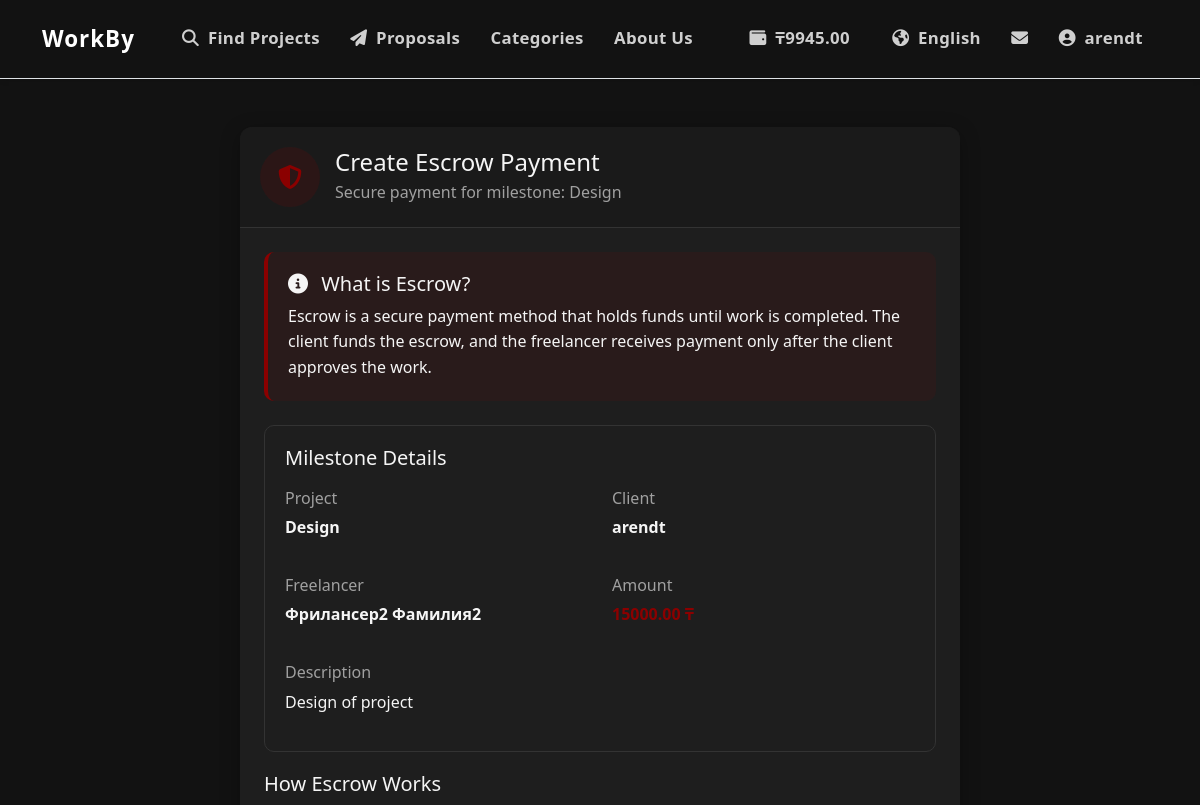
Before: /en/payments/create-escrow/1/ (signed in, upper part) with the older database file.
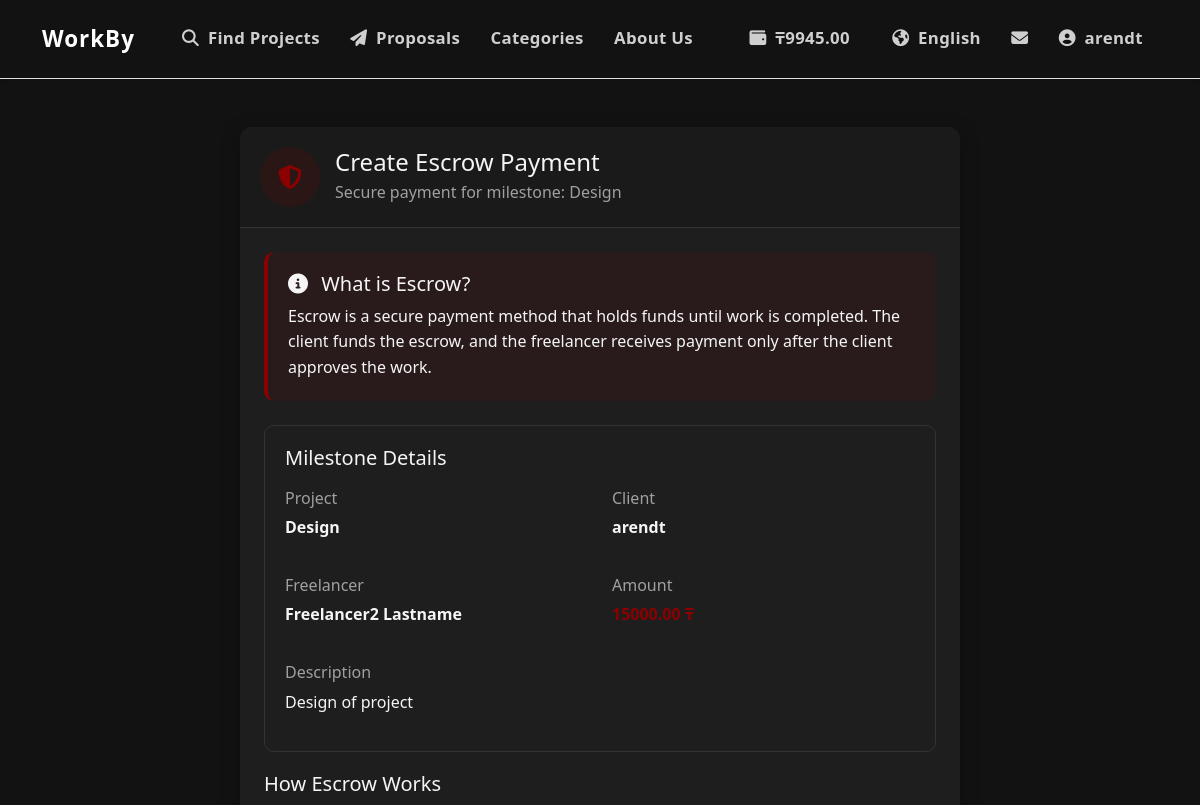
After: the same page with the newer database file.
### jobs/models.py (models this page shows, shortened)
class Milestone(models.Model):
    STATUS_CHOICES = (
        ('pending', _('Pending')),
        ('in_progress', _('In Progress')),
        ('submitted', _('Submitted')),
        ('approved', _('Approved')),
        ('rejected', _('Rejected')),
        ('cancelled', _('Cancelled')),
    )
    contract = models.ForeignKey(
        Contract,
        on_delete=models.CASCADE,
        related_name='milestones'
    )
    title = models.CharField(_('Title'), max_length=200)
    description = models.TextField(_('Description'))
    amount = models.DecimalField(_('Amount'), max_digits=10, decimal_places=2)
    due_date = models.DateTimeField(_('Due Date'))
    status = models.CharField(
        _('Status'),
        max_length=20,
        choices=STATUS_CHOICES,
        default='pending'
    )
    payment_status = models.CharField(
        _('Payment Status'),
        max_length=20,
        choices=(
            ('not_paid', _('Not Paid')),
            ('paid', _('Paid')),
            ('escrow', _('In Escrow')),
        ),
        default='not_paid'
    )
    created_at = models.DateTimeField(_('Created At'), auto_now_add=True)
    updated_at = models.DateTimeField(_('Updated At'), auto_now=True)
    class Meta:
        ordering = ['due_date']
        verbose_name = _('Milestone')
        verbose_name_plural = _('Milestones')

class Contract(models.Model):
    STATUS_CHOICES = (
        ('active', _('Active')),
        ('paused', _('Paused')),
        ('completed', _('Completed')),
        ('cancelled', _('Cancelled')),
        ('disputed', _('Disputed')),
    )
    contract_id = models.CharField(_('Contract ID'), max_length=20, unique=True, editable=False)
    title = models.CharField(_('Title'), max_length=200)
    description = models.TextField(_('Description'))
    client = models.ForeignKey(
        settings.AUTH_USER_MODEL,
        on_delete=models.CASCADE,
        related_name='client_contracts'
    )
    freelancer = models.ForeignKey(
        settings.AUTH_USER_MODEL,
        on_delete=models.CASCADE,
        related_name='freelancer_contracts'
    )
    project = models.ForeignKey(Project, on_delete=models.CASCADE, related_name='contracts')
    proposal = models.OneToOneField(Proposal, on_delete=models.SET_NULL, null=True, related_name='contract')
    amount = models.DecimalField(_('Amount'), max_digits=10, decimal_places=2)
    deadline = models.DateTimeField(_('Deadline'))
    status = models.CharField(_('Status'), max_length=20, choices=STATUS_CHOICES, default='active')
    created_at = models.DateTimeField(_('Created At'), auto_now_add=True)
    updated_at = models.DateTimeField(_('Updated At'), auto_now=True)
    class Meta:
        verbose_name = _('Contract')
        verbose_name_plural = _('Contracts')
        ordering = ['-created_at']

class Project(models.Model):
    STATUS_CHOICES = (
        ('draft', _('Draft')),
        ('open', _('Open')),
        ('in_progress', _('In Progress')),
        ('completed', _('Completed')),
        ('cancelled', _('Cancelled')),
    )
    BUDGET_TYPE_CHOICES = (
        ('fixed', _('Fixed Price')),
        ('hourly', _('Hourly Rate')),
    )
    title = models.CharField(_('Title'), max_length=200)
    description = models.TextField(_('Description'))
    client = models.ForeignKey(
        settings.AUTH_USER_MODEL,
        on_delete=models.CASCADE,
        related_name='client_projects'
    )
    category = models.ForeignKey(
        Category,
        on_delete=models.CASCADE,
        related_name='projects'
    )
    tags = models.ManyToManyField(
        Tag,
        blank=True,
        related_name='projects'
    )
    budget_type = models.CharField(
        _('Budget Type'),
        max_length=10,
        choices=BUDGET_TYPE_CHOICES
    )
    budget_min = models.DecimalField(
        _('Minimum Budget'),
        max_digits=10,
        decimal_places=2
    )
    budget_max = models.DecimalField(
        _('Maximum Budget'),
        max_digits=10,
        decimal_places=2
    )
    deadline = models.DateTimeField(_('Deadline'), null=True, blank=True)
    status = models.CharField(
        _('Status'),
        max_length=20,
        choices=STATUS_CHOICES,
        default='draft'
    )
    created_at = models.DateTimeField(_('Created At'), auto_now_add=True)
    updated_at = models.DateTimeField(_('Updated At'), auto_now=True)
    location_required = models.CharField(_('Location Required'), max_length=100, blank=True)
    is_remote = models.BooleanField(_('Remote Job'), default=True)
    experience_required = models.CharField(_('Experience Required'), max_length=100, blank=True)
    is_private = models.BooleanField(_('Private Project'), default=False, help_text=_('Private projects are only visible to invited freelancers'))
    class Meta:
        verbose_name = _('Project')
        verbose_name_plural = _('Projects')
        ordering = ['-created_at']

### accounts/models.py (models this page shows, shortened)
class User(AbstractUser):
    USER_TYPE_CHOICES = (
        ('client', _('Client')),
        ('freelancer', _('Freelancer')),
    )
    LANGUAGE_CHOICES = (
        ('en', _('English')),
        ('ru', _('Russian')),
        ('kk', _('Kazakh')),
    )
    user_type = models.CharField(_('User Type'), max_length=10, choices=USER_TYPE_CHOICES, default='client')
    bio = models.TextField(_('Biography'), blank=True)
    avatar = models.ImageField(_('Avatar'), upload_to='avatars/', blank=True, null=True)
    phone_number = models.CharField(_('Phone Number'), max_length=15, blank=True)
    preferred_language = models.CharField(_('Preferred Language'), max_length=2, choices=LANGUAGE_CHOICES, default='en')
    dark_mode = models.BooleanField(_('Dark Mode'), default=False)
    skills = models.TextField(_('Skills'), blank=True)
    hourly_rate = models.DecimalField(_('Hourly Rate'), max_digits=10, decimal_places=2, null=True, blank=True)
    company_name = models.CharField(_('Company Name'), max_length=100, blank=True)
    def get_full_name(self):
        if self.first_name or self.last_name:
            return f"{self.first_name} {self.last_name}".strip()
        return self.username
    @property
    def is_client(self):
        return self.user_type == 'client'
    @property
    def is_freelancer(self):
        return self.user_type == 'freelancer'

### payments/views.py (the view, shortened to what this page needs)
# urls.py: path('create-escrow/<int:milestone_id>/', views.create_escrow_payment, name='create_escrow'),
@login_required
def create_escrow_payment(request, milestone_id):
    milestone = get_object_or_404(Milestone, pk=milestone_id)
    contract = milestone.contract
    if contract.client != request.user:
        messages.error(request, _("You do not have permission to create an escrow payment for this milestone"))
        return redirect('jobs:contract_detail', pk=contract.pk)
    if hasattr(milestone, 'escrow_payment'):
        messages.info(request, _("An escrow payment already exists for this milestone"))
        return redirect('payments:fund_escrow', escrow_id=milestone.escrow_payment.escrow_id)
    if milestone.payment_status == 'paid':
        messages.error(request, _("This milestone is already paid"))
        return redirect('jobs:contract_detail', pk=contract.pk)
    context = {
        'milestone': milestone,
        'contract': contract,
        'wallet': Wallet.objects.filter(user=request.user).first(),
        'freelancer': contract.freelancer
    }
    return render(request, 'payments/create_escrow.html', context)

### jobs/context_processors.py (called while the page is built)
def contracts_processor(request):
    context = {
        'has_contracts': False,
    }
    if request.user.is_authenticated:
        contracts_exist = Contract.objects.filter(
            models.Q(client=request.user) | models.Q(freelancer=request.user)
        ).exists()
        context['has_contracts'] = contracts_exist
    return context

### payments/context_processors.py (called while the page is built)
def wallet_balance(request):
    if request.user.is_authenticated:
        wallet, _ = Wallet.objects.get_or_create(user=request.user)
        return {'user_balance': wallet.balance}
    return {'user_balance': None}

### templates/payments/create_escrow.html (shortened to what this page needs)
{% extends 'base.html' %}
{% load i18n %}
{% load static %}
{% block content %}
<div class="container py-4 fade-in-up">
    <div class="row justify-content-center">
        <div class="col-lg-8">
            <div class="escrow-card bg-dark text-light mb-4">
                <div class="escrow-header d-flex align-items-center">
                    <div class="escrow-icon">
                        <i class="fas fa-shield-alt"></i>
                    </div>
                    <div>
                        <h4 class="mb-1">{% trans "Create Escrow Payment" %}</h4>
                        <p class="text-muted mb-0">{% trans "Secure payment for milestone" %}: {{ milestone.title }}</p>
                    </div>
                </div>
                <div class="card-body p-4">
                    <div class="info-block mb-4">
                        <h5><i class="fas fa-info-circle me-2"></i> {% trans "What is Escrow?" %}</h5>
                        <p class="mb-0">{% trans "Escrow is a secure payment method that holds funds until work is completed. The client funds the escrow, and the freelancer receives payment only after the client approves the work." %}</p>
                    </div>
                    <div class="milestone-block">
                        <h5 class="mb-3">{% trans "Milestone Details" %}</h5>
                        <div class="row mb-3">
                            <div class="col-md-6">
                                <p class="text-muted mb-1">{% trans "Project" %}</p>
                                <p class="fw-bold">{{ milestone.contract.project.title }}</p>
                            </div>
                            <div class="col-md-6">
                                <p class="text-muted mb-1">{% trans "Client" %}</p>
                                <p class="fw-bold">{{ milestone.contract.client.get_full_name }}</p>
                            </div>
                        </div>
                        <div class="row mb-3">
                            <div class="col-md-6">
                                <p class="text-muted mb-1">{% trans "Freelancer" %}</p>
                                <p class="fw-bold">{{ milestone.contract.freelancer.get_full_name }}</p>
                            </div>
                            <div class="col-md-6">
                                <p class="text-muted mb-1">{% trans "Amount" %}</p>
                                <p class="fw-bold text-primary">{{ milestone.amount }} ₸</p>
                            </div>
                        </div>
                        <div class="row">
                            <div class="col-12">
                                <p class="text-muted mb-1">{% trans "Description" %}</p>
                                <p>{{ milestone.description }}</p>
                            </div>
                        </div>
                    </div>
                    <div class="mb-4">
                        <h5 class="mb-3">{% trans "How Escrow Works" %}</h5>
                    </div>
                </div>
            </div>
        </div>
    </div>
</div>
{% endblock %}

Changed rows visible on the page:
changed through a linked row, Milestone "Design": contract.freelancer.get_full_name "Фрилансер2 Фамилия2" → "Freelancer2 Lastname"
